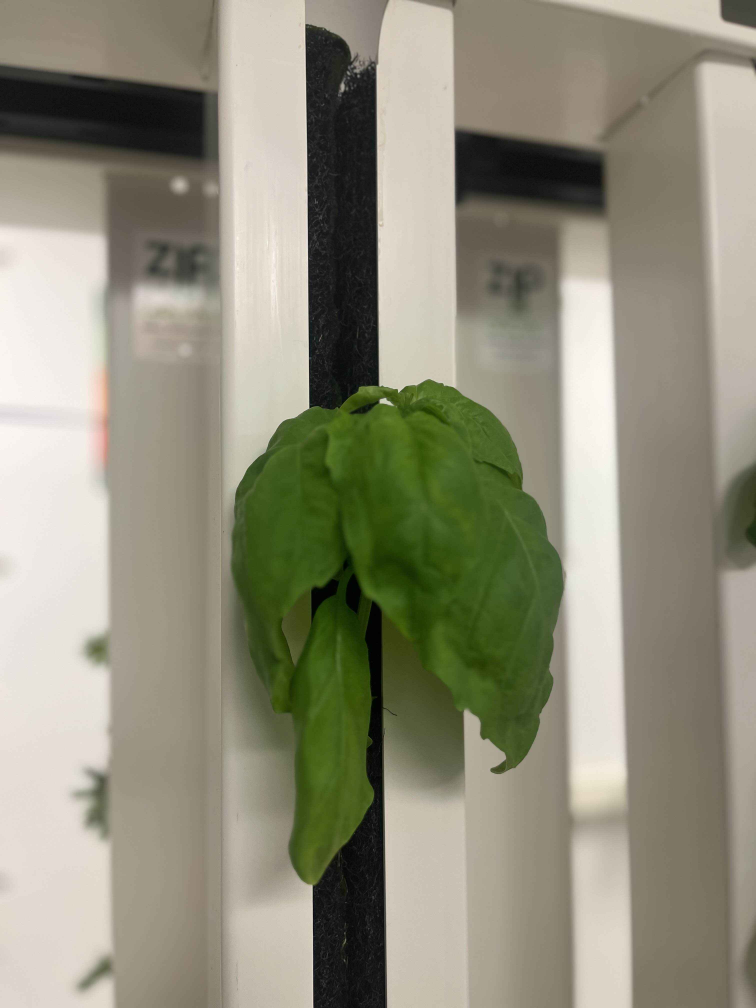
#> input picture ProjectIF/k_means_clustering/plant.jpg, 3024 x 4032 px (shown at 1/4 size)
$ jupyter execute --allow-errors threshold.ipynb
#> lines starting #> are read from the running program, lines starting #| are printed output that depends on the picture; after the words box and inside, x2 and y2 are one past the last pixel; in counts of white or black regions, pixels touching at a corner belong together
[cell 1]
import cv2
import numpy as np

# Load image
img = cv2.imread('plant.jpg')
#> img is the input picture: shape (4032, 3024, 3); mean B, G, R 123.3, 142.3, 144.4

hsv = cv2.cvtColor(img, cv2.COLOR_BGR2HSV)
#> hsv: shape (4032, 3024, 3); mean H, S, V 22.4, 52, 147.7

lower_green = np.array([35, 100, 50])
upper_green = np.array([85, 255, 255])

mask = cv2.inRange(hsv, lower_green, upper_green)
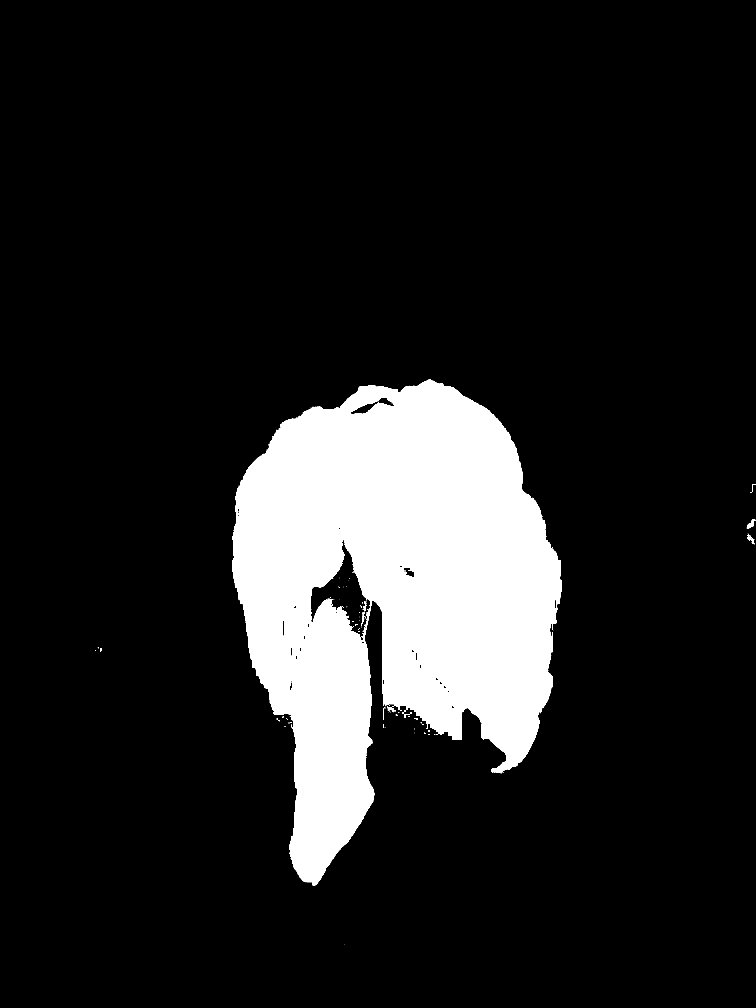
#> mask: shape (4032, 3024) (shown at 1/4 size); 13.2% white; 192 white regions (176 under 20 px), largest, box (x1, y1, x2, y2) and area: (928, 1518, 2246, 3543) 1605560, (2987, 2079, 3024, 2116) 510, (2991, 2137, 3019, 2177) 404
leaf_only = cv2.bitwise_and(img, img, mask=mask)
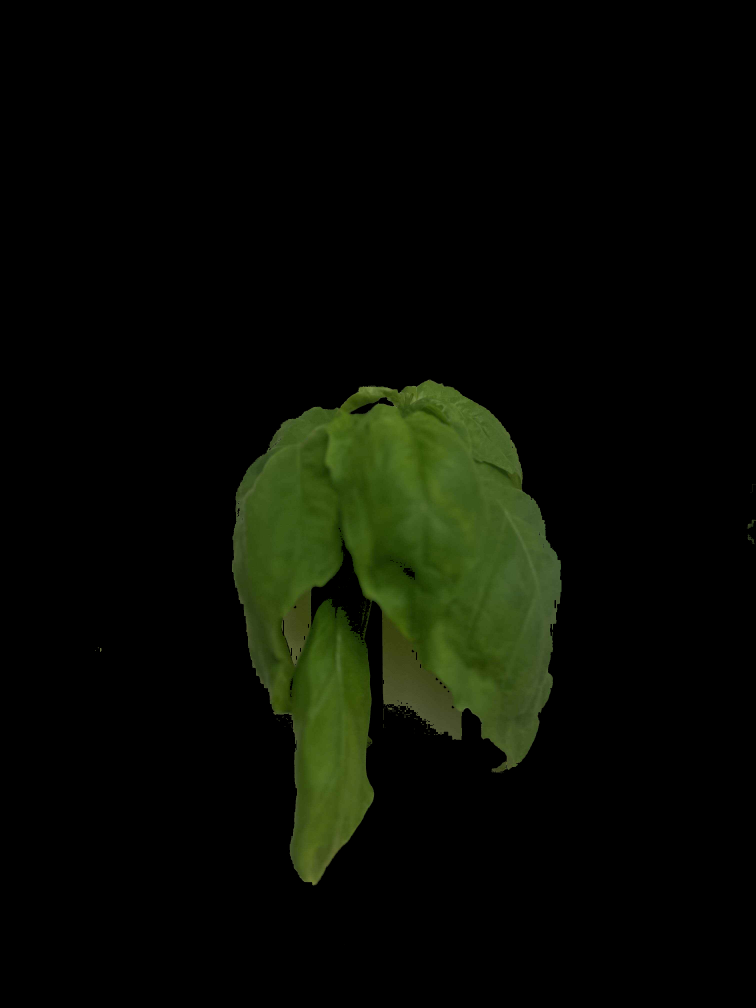
#> leaf_only: shape (4032, 3024, 3) (shown at 1/4 size); mean B, G, R 3.4, 11.3, 8.1


pixel_area = cv2.countNonZero(mask)
#> pixel_area = 1608181

conversion_factor = 100  # pixels per cm²
area_cm2 = pixel_area / conversion_factor
#> area_cm2 = 16081.8

print(f"Leaf area: {area_cm2:.2f} cm²")
#| Leaf area: 16081.81 cm²


cv2.imwrite('leaf_segmented.jpg', leaf_only)


cv2.namedWindow('Original Image', cv2.WINDOW_NORMAL)
cv2.namedWindow('Leaf Only', cv2.WINDOW_NORMAL)
cv2.namedWindow('Mask', cv2.WINDOW_NORMAL)
cv2.resizeWindow('Original Image', 400, 300)
cv2.resizeWindow('Leaf Only', 400, 300)
cv2.resizeWindow('Mask', 400, 300)


cv2.imshow('Original Image', img)
cv2.imshow('Leaf Only', leaf_only)
cv2.imshow('Mask', mask)

cv2.waitKey(0)
cv2.destroyAllWindows()
